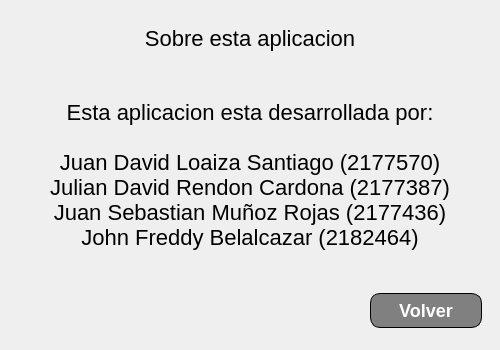
<?xml version="1.0" encoding="UTF-8"?>
<ui version="4.0">
 <class>MainWindow</class>
 <widget class="QMainWindow" name="MainWindow">
  <property name="geometry">
   <rect>
    <x>0</x>
    <y>0</y>
    <width>500</width>
    <height>350</height>
   </rect>
  </property>
  <property name="minimumSize">
   <size>
    <width>500</width>
    <height>350</height>
   </size>
  </property>
  <property name="maximumSize">
   <size>
    <width>500</width>
    <height>350</height>
   </size>
  </property>
  <property name="windowTitle">
   <string>Sobre nosotros</string>
  </property>
  <property name="styleSheet">
   <string notr="true">/*
 *
 *  Simple Stylesheet inspired on Bootstrap for Qt Designer / Qt Creator 
 *  File: bootstylesheet.css
 *  Author: JuanLoaiza007
 *  Version: 1.1.0
 *
 */

/*  # Español
 *  Instrucciones para aplicar en Qt Designer / Qt Creator
 *  1. Busque la vista de Inspector de objetos &gt;&gt; Objeto &gt;&gt; &quot;MainWindow&quot;.
 *  2. Dale clic derecho a &quot;MainWindow&quot; y seleccione &quot;Cambiar HojaDeEstilos&quot; o algo similar.
 *  3. Pegue el contenido de este archivo ahí.
 *  4. De clic en Aplicar y Aceptar.
 *  5. Para aplicar los estilos seleccione un objeto, en el Editor de Propiedades agregue un Filtro tipo cadena de texto y nombrelo &quot;class&quot;.
 *  6. En el Editor de Propiedades habrá una seccion nueva llamada &quot;Propiedades dinámicas&quot; y una propiedad llamada &quot;class&quot;, en la casilla de la derecha aplique todos los estilos que desee, eg. &quot;btn btn-outline-primary br-4&quot;. 
 */

/*  # English
 *  Instructions to apply in Qt Designer / Qt Creator
 *  1. Keep an eye on the Object Inspector &gt;&gt; Object &gt;&gt; &quot;MainWindow&quot;.
 *  2. Right click on &quot;MainWindow&quot; and select &quot;Change StyleSheet&quot; or something similar.
 *  3. Paste the content of this file there.
 *  4. Click Apply and Accept.
 *  5. To apply the styles, select an object, in the Properties Editor add a Text String Filter and name it &quot;class&quot;.
 *  6. In the Property Editor there will be a new section called &quot;Dynamic Properties&quot; and a property called &quot;class&quot;, in the box on the right apply all the styles you want, eg. &quot;btn btn-outline-primary br-4&quot;. 
 */

QMainWindow {
  font-family: &quot;sans-serif&quot;;
}

QLabel {
  font-size: 22px;
}

QTextEdit {
  border: 1px solid;
}

/* Background colors */
.background-white {
  background-color: white;
}
.background-light {
  background-color: #f8f9fa;
}
.background-black {
  background-color: black;
}
.background-primary {
  background-color: #0d6efd;
}
.background-success {
  background-color: #198754;
}
.background-warning {
  background-color: #ffc720;
}
.background-danger {
  background-color: #dc3545;
}

/* Colors */
.color-white {
  color: white;
}
.color-light {
  color: #f8f9fa;
}
.color-black {
  color: black;
}
.color-primary {
  color: #0d6efd;
}
.color-success {
  color: #198754;
}
.color-warning {
  color: #ffc720;
}
.color-danger {
  color: #dc3545;
}

/* Buttons */
QPushButton {
  font-weight: 500;
  color: white;
  background-color: gray;
  padding: 6px 12px;
  font-size: 18px;
  border-radius: 10px;
  border: 1px solid;
}

.btn {
  font-weight: 500;
  color: white;
  background-color: gray;
  padding: 6px 12px;
  font-size: 18px;
  border-radius: 10px;
  border: 1px solid;
}

.btn-primary {
  color: #fff;
  background-color: #0d6efd;
  border-color: #0d6efd;
}
.btn-primary:hover {
  color: #fff;
  background-color: #0b5ed7;
  border-color: #0a58ca;
}

.btn-secondary {
  color: #fff;
  background-color: #6c757d;
  border-color: #6c757d;
}
.btn-secondary:hover {
  color: #fff;
  background-color: #5c636a;
  border-color: #565e64;
}

.btn-success {
  color: #fff;
  background-color: #198754;
  border-color: #198754;
}
.btn-success:hover {
  color: #fff;
  background-color: #157347;
  border-color: #146c43;
}

.btn-warning {
  color: #000;
  background-color: #ffc107;
  border-color: #ffc107;
}
.btn-warning:hover {
  color: #000;
  background-color: #ffca2c;
  border-color: #ffc720;
}

.btn-danger {
  color: #fff;
  background-color: #dc3545;
  border-color: #dc3545;
}
.btn-danger:hover {
  color: #fff;
  background-color: #bb2d3b;
  border-color: #b02a37;
}

.btn-light {
  color: #000;
  background-color: #f8f9fa;
  border-color: #f8f9fa;
}
.btn-light:hover {
  color: #000;
  background-color: #f9fafb;
  border-color: #f9fafb;
}

.btn-dark {
  color: #fff;
  background-color: #212529;
  border-color: #212529;
}
.btn-dark:hover {
  color: #fff;
  background-color: #1c1f23;
  border-color: #1a1e21;
}

.btn-outline-primary {
  background-color: white;
  color: #0d6efd;
  border-color: #0d6efd;
}
.btn-outline-primary:hover {
  color: #fff;
  background-color: #0d6efd;
  border-color: #0d6efd;
}

.btn-outline-secondary {
  background-color: white;
  color: #6c757d;
  border-color: #6c757d;
}
.btn-outline-secondary:hover {
  color: #fff;
  background-color: #6c757d;
  border-color: #6c757d;
}

.btn-outline-success {
  background-color: white;
  color: #198754;
  border-color: #198754;
}
.btn-outline-success:hover {
  color: #fff;
  background-color: #198754;
  border-color: #198754;
}

.btn-outline-info {
  background-color: white;
  color: #0dcaf0;
  border-color: #0dcaf0;
}
.btn-outline-info:hover {
  color: #000;
  background-color: #0dcaf0;
}

.btn-outline-warning {
  background-color: white;
  color: #ffc107;
  border-color: #ffc107;
}
.btn-outline-warning:hover {
  color: #000;
  background-color: #ffc107;
  border-color: #ffc107;
}

.btn-outline-danger {
  background-color: white;
  color: #dc3545;
  border-color: #dc3545;
}
.btn-outline-danger:hover {
  color: #fff;
  background-color: #dc3545;
  border-color: #dc3545;
}

.btn-outline-light {
  background-color: #41464b;
  color: #f8f9fa;
  border-color: #f8f9fa;
}
.btn-outline-light:hover {
  color: #000;
  background-color: #f8f9fa;
  border-color: #f8f9fa;
}

.btn-outline-dark {
  background-color: white;
  color: #212529;
  border-color: #212529;
}
.btn-outline-dark:hover {
  color: #fff;
  background-color: #212529;
  border-color: #212529;
}

.btn-link {
  background-color: white;
  font-weight: 400;
  color: #0d6efd;
  text-decoration: underline;
}
.btn-link:hover {
  color: #0a58ca;
}

/* Border styles */
.nb {
  border: 0px solid;
}

.bt-1 {
  border-top: 1px solid;
}
.bb-1 {
  border-bottom: 1px solid;
}
.bl-1 {
  border-left: 1px solid;
}
.br-1 {
  border-right: 1px solid;
}
.bt-2 {
  border-top: 2px solid;
}
.bb-2 {
  border-bottom: 2px solid;
}
.bl-2 {
  border-left: 2px solid;
}
.br-2 {
  border-right: 2px solid;
}
.bt-3 {
  border-top: 3px solid;
}
.bb-3 {
  border-bottom: 3px solid;
}
.bl-3 {
  border-left: 3px solid;
}
.br-3 {
  border-right: 3px solid;
}
.bt-4 {
  border-top: 4px solid;
}
.bb-4 {
  border-bottom: 4px solid;
}
.bl-4 {
  border-left: 4px solid;
}
.br-4 {
  border-right: 4px solid;
}

.br-1 {
  border-radius: 10px;
}

.br-2 {
  border-radius: 15px;
}

.br-3 {
  border-radius: 20px;
}

.br-4 {
  border-radius: 25px;
}

/* Title sizes */
.h1 {
  font-size: 42px;
}

.h2 {
  font-size: 36px;
}

.h3 {
  font-size: 32px;
}

.h4 {
  font-size: 28px;
}

.h5 {
  font-size: 22px;
}

.h6 {
  font-size: 18px;
}

/* Alerts */
.alert {
  border: 1px solid;
}

.alert-primary {
  color: #084298;
  background-color: #cfe2ff;
  border-color: #b6d4fe;
}
.alert-secondary {
  color: #41464b;
  background-color: #e2e3e5;
  border-color: #d3d6d8;
}
.alert-success {
  color: #0f5132;
  background-color: #d1e7dd;
  border-color: #badbcc;
}
.alert-info {
  color: #055160;
  background-color: #cff4fc;
  border-color: #b6effb;
}
.alert-warning {
  color: #664d03;
  background-color: #fff3cd;
  border-color: #ffecb5;
}
.alert-danger {
  color: #842029;
  background-color: #f8d7da;
  border-color: #f5c2c7;
}
.alert-light {
  color: #636464;
  background-color: #fefefe;
  border-color: #fdfdfe;
}
.alert-dark {
  color: #141619;
  background-color: #d3d3d4;
  border-color: #bcbebf;
}</string>
  </property>
  <widget class="QWidget" name="centralwidget">
   <property name="minimumSize">
    <size>
     <width>400</width>
     <height>270</height>
    </size>
   </property>
   <property name="styleSheet">
    <string notr="true"/>
   </property>
   <property name="class" stdset="0">
    <string>background-white</string>
   </property>
   <layout class="QVBoxLayout" name="verticalLayout">
    <item>
     <widget class="QFrame" name="frame_3">
      <property name="maximumSize">
       <size>
        <width>16777215</width>
        <height>59</height>
       </size>
      </property>
      <property name="frameShape">
       <enum>QFrame::NoFrame</enum>
      </property>
      <property name="frameShadow">
       <enum>QFrame::Raised</enum>
      </property>
      <layout class="QHBoxLayout" name="horizontalLayout">
       <item>
        <widget class="QLabel" name="lbl_titulo">
         <property name="text">
          <string>Sobre esta aplicacion</string>
         </property>
         <property name="alignment">
          <set>Qt::AlignCenter</set>
         </property>
         <property name="class" stdset="0">
          <string>h5 color-primary</string>
         </property>
        </widget>
       </item>
      </layout>
     </widget>
    </item>
    <item>
     <widget class="QFrame" name="frame_2">
      <property name="frameShape">
       <enum>QFrame::NoFrame</enum>
      </property>
      <property name="frameShadow">
       <enum>QFrame::Raised</enum>
      </property>
      <layout class="QGridLayout" name="gridLayout">
       <item row="0" column="0">
        <widget class="QLabel" name="lbl_cuerpo">
         <property name="text">
          <string>Esta aplicacion esta desarrollada por:

Juan David Loaiza Santiago (2177570)
Julian David Rendon Cardona (2177387)
Juan Sebastian Muñoz Rojas (2177436)
John Freddy Belalcazar (2182464)</string>
         </property>
         <property name="alignment">
          <set>Qt::AlignCenter</set>
         </property>
         <property name="wordWrap">
          <bool>true</bool>
         </property>
         <property name="class" stdset="0">
          <string>h5</string>
         </property>
        </widget>
       </item>
      </layout>
     </widget>
    </item>
    <item>
     <widget class="QFrame" name="frame">
      <property name="maximumSize">
       <size>
        <width>16777215</width>
        <height>60</height>
       </size>
      </property>
      <property name="frameShape">
       <enum>QFrame::NoFrame</enum>
      </property>
      <property name="frameShadow">
       <enum>QFrame::Raised</enum>
      </property>
      <layout class="QHBoxLayout" name="horizontalLayout_2">
       <property name="spacing">
        <number>0</number>
       </property>
       <property name="leftMargin">
        <number>0</number>
       </property>
       <property name="topMargin">
        <number>0</number>
       </property>
       <property name="rightMargin">
        <number>0</number>
       </property>
       <property name="bottomMargin">
        <number>0</number>
       </property>
       <item>
        <widget class="QFrame" name="frame_4">
         <property name="frameShape">
          <enum>QFrame::NoFrame</enum>
         </property>
         <property name="frameShadow">
          <enum>QFrame::Raised</enum>
         </property>
        </widget>
       </item>
       <item>
        <widget class="QFrame" name="frame_5">
         <property name="maximumSize">
          <size>
           <width>130</width>
           <height>16777215</height>
          </size>
         </property>
         <property name="frameShape">
          <enum>QFrame::NoFrame</enum>
         </property>
         <property name="frameShadow">
          <enum>QFrame::Raised</enum>
         </property>
         <layout class="QGridLayout" name="gridLayout_2">
          <item row="0" column="0">
           <widget class="QPushButton" name="btn_volver">
            <property name="text">
             <string>Volver</string>
            </property>
            <property name="class" stdset="0">
             <string>btn-primary</string>
            </property>
           </widget>
          </item>
         </layout>
        </widget>
       </item>
      </layout>
     </widget>
    </item>
   </layout>
  </widget>
 </widget>
 <resources/>
 <connections/>
</ui>
